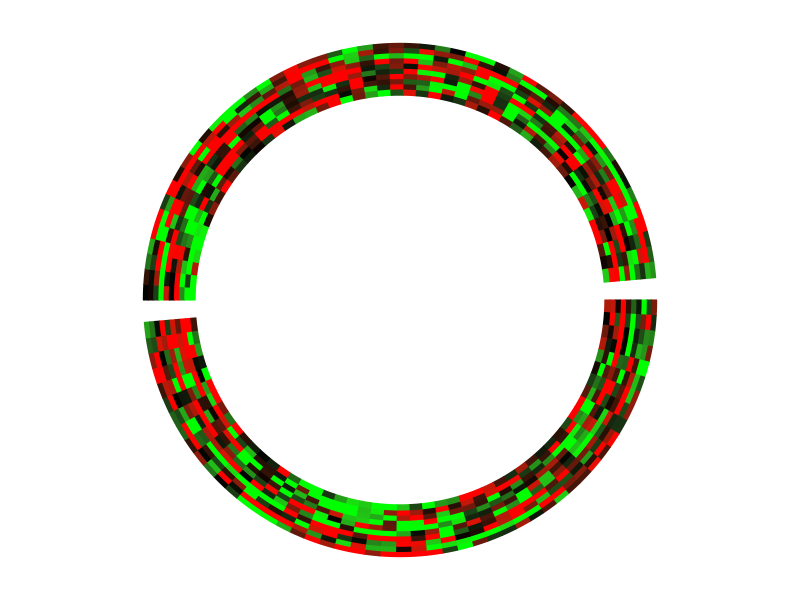

Write the R code that produced this figure. (Note: this script raises an error after producing the figure.)
## ---- chunk 1
knitr::opts_chunk$set(echo = FALSE)

## ---- chunk 2

## installing and loading required packages
require("stats") || utils::install.packages("stats")
library(stats)
require("circlize") || utils::install.packages("circlize")
library(circlize) 

# dend: as dendrogram object, usually returned by hclust and as.dendrogram
# maxy: maximum height of the tree
circos.dendrogram = function(dend, maxy) {
  labels = as.character(labels(dend))
  x = seq_along(labels) - 0.5
  names(x) = labels
  
  is.leaf = function(object) (is.logical(L <- attr(object, "leaf"))) && L
  
  # recursive function to draw the tree
  draw.d = function(dend, maxy) {
    leaf = attr(dend, "leaf")
    d1 = dend[[1]]
    d2 = dend[[2]]
    height = attr(dend, 'height')
    midpoint = attr(dend, 'midpoint')
    
    if(is.leaf(d1)) {
      x1 = x[as.character(attr(d1, "label"))]
    } else {
      x1 = attr(d1, "midpoint") + x[as.character(labels(d1))[1]]
    }
    y1 = attr(d1, "height")
    
    if(is.leaf(d2)) {
      x2 = x[as.character(attr(d2, "label"))]
    } else {
      x2 = attr(d2, "midpoint") + x[as.character(labels(d2))[1]]
    }
    y2 = attr(d2, "height")
    
    circos.lines(c(x1, x1), maxy - c(y1, height), straight = TRUE)
    circos.lines(c(x1, x2), maxy - c(height, height))
    circos.lines(c(x2, x2), maxy - c(y2, height), straight = TRUE)
    
    if(!is.leaf(d1)) {
      draw.d(d1, maxy)
    }
    if(!is.leaf(d2)) {
      draw.d(d2, maxy)
    }
  }
  
  draw.d(dend, maxy)
}


mat = matrix(rnorm(100*10), nrow = 10, ncol = 100)
factors = rep(letters[1:2], 50)
par(mar = c(1, 1, 1, 1))
circos.par(cell.padding = c(0, 0, 0, 0), gap.degree = 5)
circos.initialize(factors, xlim = c(0, 50))
maxy = 0

f = colorRamp2(breaks = c(-1, 0, 1), colors = c("green", "black", "red"))

circos.trackPlotRegion(ylim = c(0, 10), bg.border = NA, panel.fun = function(x, y) {
  sector.index = get.cell.meta.data("sector.index")
  m = mat[, factors == sector.index]
  
  dend.col = as.dendrogram(hclust(dist(t(m))))
  
  maxy = ifelse(maxy > attr(dend.col, "height"), maxy, attr(dend.col, "height"))
  assign("maxy", maxy, envir = .GlobalEnv)
  
  m2 = m[, labels(dend.col)]
  nr = nrow(m2)
  nc = ncol(m2)
  for(i in 1:nr) {
    for(j in 1:nc) {
      circos.rect(j-1, nr-i, j, nr-i+1, border = f(m2[i, j]), col = f(m2[i, j]))
    }
  }
  
})
circos.trackPlotRegion(ylim = c(0, maxy), bg.border = NA, track.height = 0.3, panel.fun = function(x, y) {
  sector.index = get.cell.meta.data("sector.index")
  m = mat[, factors == sector.index]
  
  dend.col = as.dendrogram(hclust(dist(t(m))))
  
  circos.dendrogram(dend.col, maxy)
  
})

circos.clear()

x = seq(-10, 10, length.out=100)/40
col =f(seq(-2, 2, length.out = length(x-1)))
for(i in seq_along(x)) {
  if(i == 1) next
  rect(x[i-1], -0.05, x[i], 0.05, col = col[i], border = col[i])
}

text(x[1], -0.08, "-2", adj = c(0.5, 1), cex = 1.2)
text(x[ceiling(length(x)/2)], -0.08, "0", adj = c(0.5, 1), cex = 1.2)
text(x[length(x)], -0.08, "2", adj = c(0.5, 1), cex = 1.2)




## ---- chunk 3
summary(cars)
## ---- chunk 4
plot(pressure)
